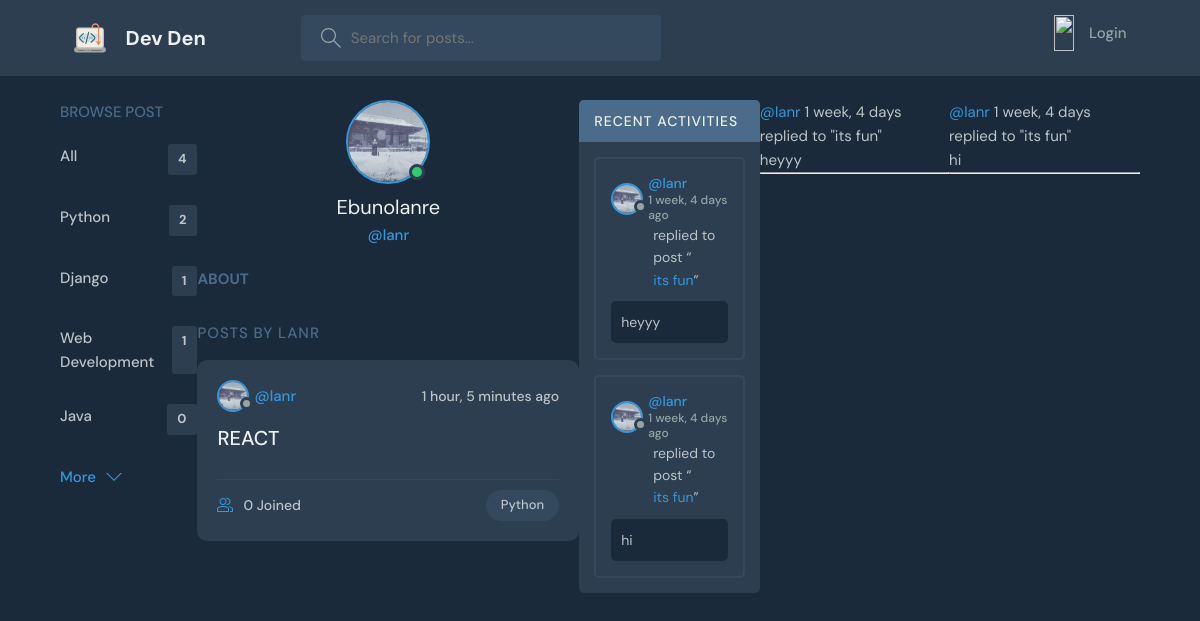
Screenshot of /profile/3/ with the database file from the repository.
### blogApp/models.py (models this page shows, shortened)
class Category(models.Model):
    name = models.CharField(max_length=200)
    def __str__(self):
        return self.name

class User(AbstractUser):
    fullname = models.CharField(max_length=40, null=True)
    username = models.CharField(max_length=40, unique=True, null=True)
    email = models.EmailField(unique=True, null=True)
    bio = models.TextField(null=True, blank=True)
    avatar = models.ImageField(null=True, default="images/avatar.svg", upload_to='images/')

class Post(models.Model):
    category = models.ForeignKey(Category, on_delete=models.SET_NULL, null=True)
    title = models.CharField(max_length=250)
    description = models.TextField(null=True, blank=True)
    created_by = models.ForeignKey(User, on_delete=models.SET_NULL, null=True)
    image = models.ImageField(upload_to='images/', null=True, blank=True)
    updated = models.DateTimeField(auto_now=True)
    created = models.DateTimeField(auto_now_add=True)
    participants = models.ManyToManyField(User, related_name='participants', blank=True)
    upvotes = models.ManyToManyField(User, related_name='post_upvotes', blank=True)
    downvotes = models.ManyToManyField(User, related_name='post_downvotes', blank=True)
    class Meta:
        ordering = ['-updated','-created']
    def __str__(self):
        return self.title

class Message(models.Model):
    user = models.ForeignKey(User, on_delete=models.CASCADE)
    body = models.TextField()
    post = models.ForeignKey(Post, on_delete=models.CASCADE)
    updated = models.DateTimeField(auto_now=True)
    created = models.DateTimeField(auto_now_add=True)
    class Meta:
        ordering = ['-updated', '-created']
    def __str__(self):
        return self.body[0:50]

### blogApp/views.py (the view)
# urls.py: path('profile/<int:pk>/', views.profile_view, name='profile'),
def profile_view(request, pk):
    user = User.objects.get(id=pk)
    posts = user.post_set.all()
    post_messages = user.message_set.all()
    categories =  Category.objects.all()
    context = {'user':user, 'posts':posts, 'post_messages':post_messages, 'categories':categories}
    return render(request, 'blogApp/profile.html', context)

### blogApp/templates/blogApp/profile.html (shortened to what this page needs)
{% extends "blogApp/main.html" %}
{% block content %}
  <main class="profile-page layout layout--3">
    <div class="container">
      {% include "blogApp/category.html" %}
      <div class="roomList">
        <div class="profile">
          <div class="profile__avatar">
            <div class="avatar avatar--large active">
              <img src="{{ user.avatar.url }}" />
            </div>
          </div>
          <div class="profile__info">
            <h3>{{ user.fullname }}</h3>
            <p>@{{ user.username }}</p>
          </div>
          <div class="profile__about">
            <h3>About</h3>
          </div>
        </div>
        <div class="roomList__header">
          <div>
            <h2>Posts by {{ user.username }}</h2>
          </div>
        </div>
        {% include "blogApp/feed.html" %}
      </div>
      {% include "blogApp/activity.html" %}
    </div>
  </main>
{% endblock content %}

### blogApp/templates/blogApp/main.html (shortened to what this page needs)
{% load static %}
<!DOCTYPE html>
<html lang="en">
  <head>
    <link rel="stylesheet" href="{% static "css/style.css" %}" />
  </head>
  <body>
    {% include "blogApp/navbar.html" %}
    {% block content %}
    {% endblock content %}
  </body>
</html>

### blogApp/templates/blogApp/navbar.html (shortened to what this page needs)
{% load static %}
<header class="header header--loggedIn">
      <div class="container">
        <a href="{% url "home" %}" class="header__logo">
          <img src="{% static "media/images/logo1.svg" %}" />
          <h1>Dev Den</h1>
        </a>
        <form class="header__search" method="GET" action="home">
          <label>
            <input name="q" placeholder="Search for posts..." />
          </label>
        </form>
        <nav class="header__menu">
        {% if request.user.is_authenticated %}
          <div class="header__user">
            <a href="{% url "update-user" %}">
              <div class="avatar avatar--medium active">
                <img src="{{ request.user.avatar.url }}" />
              </div>
              <p>{{ request.user.username }} <span>@{{ request.user.username }}</span></p>
            </a>
            <button class="dropdown-button">
              <svg version="1.1" xmlns="http://www.w3.org/2000/svg" width="32" height="32" viewBox="0 0 32 32">
                <title>chevron-down</title>
                <path d="M16 21l-13-13h-3l16 16 16-16h-3l-13 13z"></path>
              </svg>
            </button>
          </div>
          {% else %}
          <a href="{% url "login" %}"><img src="{{ request.user.avatar.url }}" alt=""><p>Login</p></a>
        {% endif %}
        </nav>
      </div>
    </header>

### blogApp/templates/blogApp/category.html
<div class="topics">
          <div class="topics__header">
            <h2>Browse Post</h2>
          </div>
          <ul class="topics__list">
            <li>
              <a href="{% url "home" %}">All<span>{{ categories.count }}</span></a>
            </li>
            {% for category in categories %}
            <li>
              <a href="{% url "home" %}?q={{ category.name }}">{{ category }}<span>{{ category.post_set.all.count }}</span></a>
            </li>
            {% endfor %}
          </ul>
          <a class="btn btn--link" href="{% url "categories" %}">
            More
            <svg version="1.1" xmlns="http://www.w3.org/2000/svg" width="32" height="32" viewBox="0 0 32 32">
              <title>chevron-down</title>
              <path d="M16 21l-13-13h-3l16 16 16-16h-3l-13 13z"></path>
            </svg>
          </a>
        </div>

### blogApp/templates/blogApp/feed.html (shortened to what this page needs)
{% for post in posts %}
<div class="roomListRoom">
            <div class="roomListRoom__header">
              <a href="{% url "profile" post.created_by.id %}" class="roomListRoom__author">
                <div class="avatar avatar--small">
                  <img src="{{  post.created_by.avatar.url }}" />
                </div>
                <span>@{{ post.created_by.username }}</span>
              </a>
              <div class="roomListRoom__actions">
                <span>{{ post.created|timesince }} ago</span>
              </div>
            </div>
            <div class="roomListRoom__content">
              <a href="{% url "post" post.id %}">{{ post.title }}</a>
            </div>
            <div class="roomListRoom__meta">
              <a href="{% url "post" post.id %}" class="roomListRoom__joined">
                {{ post.participants.all.count }} Joined
              </a>
              <p class="roomListRoom__topic">{{ post.category.name }}</p>
            </div>
          </div>
{% endfor %}

### blogApp/templates/blogApp/activity.html (shortened to what this page needs)
<div class="activities">
    <div class="activities__header">
        <h2>Recent Activities</h2>
    </div>
    {% for message in post_messages %}
    <div class="activities__box">
            <div class="activities__boxHeader roomListRoom__header">
              <a href="{% url "profile" message.user.id %}" class="roomListRoom__author">
                <div class="avatar avatar--small">
                  <img src="{{ message.user.avatar.url }}" />
                </div>
                <p>
                  @{{ message.user.username }}
                  <span>{{ message.created|timesince }} ago</span>
                </p>
              </a>
            </div>
            <div class="activities__boxContent">
              <p>replied to post “<a href="{% url "post" message.post.id %}">{{ message.post }}</a>”</p>
              <div class="activities__boxRoomContent">
                {{ message.body }}
              </div>
            </div>
    </div>
{% endfor %}
</div>
{% for message in post_messages %}
    <div>
        <small><a href="{% url "profile" %} message.user.id">@{{ message.user }}</a>  {{ message.created|timesince }}</small>
        <small>replied to "{{ message.post }}"</small>
        <p>{{ message }}</p>
        <hr>
    </div>
{% endfor %}

### rows the page displays
Category: name "Python", post_set.all.count "2"
Category: name "Django", post_set.all.count "1"
Category: name "Web Development", post_set.all.count "1"
Category: name "Java", post_set.all.count "0"
User: avatar (picture), fullname "Ebunolanre", username "lanr", username "LANR"
Post: created_by.avatar (picture), created_by.username "lanr", created "1 hour, 5 minutes", title "REACT", participants.all.count "0", category.name "Python"
Message: user.avatar (picture), user.username "lanr", created "1 week, 4 days", post "its fun", body "heyyy", user "lanr"
Message: user.avatar (picture), user.username "lanr", created "1 week, 4 days", post "its fun", body "hi", user "lanr"

### other values shown
{{ categories.count }} "4"
